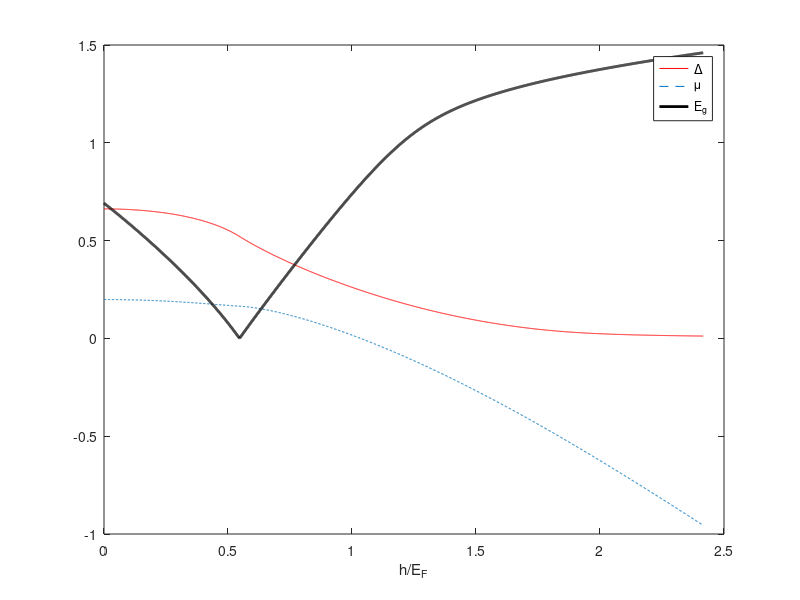

Source code (MATLAB):
%%%%% plot the data.
%% ground state solution
clear
clc
load superfluid.dat
h = superfluid(:,1);
Delta = superfluid(:,2);
Mu = superfluid(:,3);
Eg = superfluid(:,4);
set(gca,'fontsize',16);
figure(1)
plot(h, Delta, 'r', h, Mu, '--', h, Eg, 'k','linewidth',2)
xlabel('h/E_F')
legend('\Delta','\mu','E_g')
